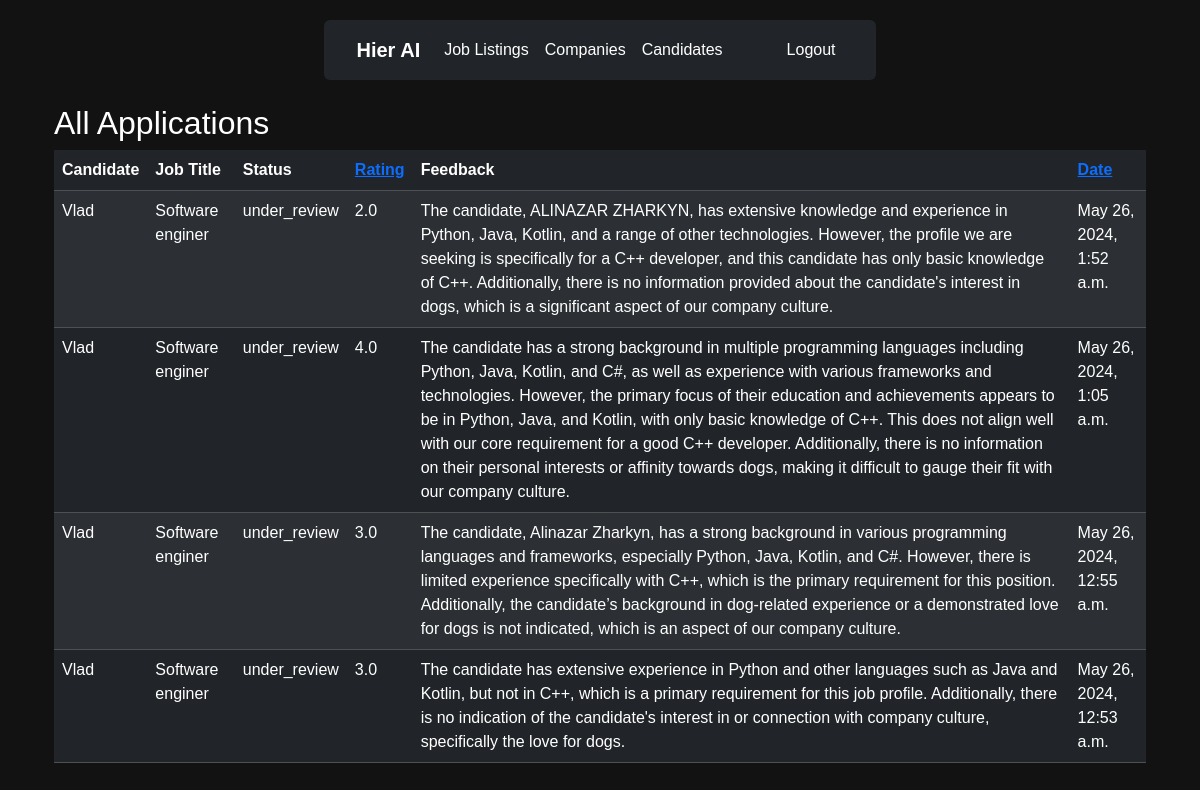
/company/applications/ (signed in), run on the app's committed database.
### main/models.py (models this page shows, shortened)
class Application(models.Model):
    candidate = models.ForeignKey(Candidate, on_delete=models.CASCADE)
    job_posting = models.ForeignKey(JobPosting, on_delete=models.CASCADE, related_name='applications')
    status = models.CharField(max_length=50, choices=[
        ('applied', 'Applied'),
        ('under_review', 'Under Review'),
        ('interview', 'Interview'),
        ('rejected', 'Rejected'),
        ('hired', 'Hired')
    ])
    rating = models.FloatField(default=0.0)  # Оценка кандидата
    feedback = models.TextField(blank=True)  # Обратная связь для HR о кандидате.
    created_at = models.DateTimeField(auto_now_add=True)
    updated_at = models.DateTimeField(auto_now=True)

class Candidate(models.Model):
    user = models.OneToOneField(CustomUser, on_delete=models.CASCADE)  # Свя
    resume = models.FileField(upload_to='resumes/')
    applied_jobs = models.ManyToManyField(JobPosting, through='Application')
    created_at = models.DateTimeField(auto_now_add=True)
    updated_at = models.DateTimeField(auto_now=True)

class CustomUser(models.Model):
    user = models.OneToOneField(User, on_delete=models.CASCADE, related_name='custom_user')
    ROLE_CHOICES = [
        ('candidate', 'Candidate'),
        ('company', 'Company'),
    ]
    role = models.CharField(max_length=10, choices=ROLE_CHOICES, default='candidate')
    is_company = models.BooleanField(default=False)
    def is_company(self):
        return self.role == 'company'

class JobPosting(models.Model):
    company = models.ForeignKey(Company, on_delete=models.CASCADE, related_name='job_postings')
    title = models.CharField(max_length=255)
    description = models.TextField()
    created_at = models.DateTimeField(auto_now_add=True)
    updated_at = models.DateTimeField(auto_now=True)

### main/views.py (the view)
# urls.py: path('company/applications/', CompanyApplicationsListView.as_view(), name='company-applications-list'),
class CompanyApplicationsListView(LoginRequiredMixin, UserPassesTestMixin, ListView):
    model = Application
    template_name = 'main/company_applications_list.html'
    context_object_name = 'applications_list'
    def test_func(self):
        return self.request.user.custom_user.is_company()
    def get_queryset(self):
        company = get_object_or_404(Company, user=self.request.user.custom_user)
        queryset = Application.objects.filter(job_posting__company=company)
        sort_by = self.request.GET.get('sort', 'created_at')
        if sort_by == 'rating':
            queryset = queryset.order_by('-rating')
        else:
            queryset = queryset.order_by('-created_at')
        return queryset

### main/templates/main/company_applications_list.html (shortened to what this page needs)
{% extends 'layouts/navbar.html' %}
{% load bootstrap5 %}
{% block content %}
  <div class="container mt-4">
    <h2>All Applications</h2>
    <table class="table table-dark table-striped">
      <thead>
        <tr>
          <th scope="col">Candidate</th>
          <th scope="col">Job Title</th>
          <th scope="col">Status</th>
          <th scope="col">
            <a href="?sort=rating">Rating</a>
          </th>
          <th scope="col">Feedback</th>
          <th scope="col">
            <a href="?sort=created_at">Date</a>
          </th>
        </tr>
      </thead>
      <tbody>
        {% for application in applications_list %}
          <tr>
            <td>{{ application.candidate.user.user.username }}</td>
            <td>{{ application.job_posting.title }}</td>
            <td>{{ application.status }}</td>
            <td>{{ application.rating }}</td>
            <td>{{ application.feedback }}</td>
            <td>{{ application.created_at }}</td>
          </tr>
        {% empty %}
          <tr>
            <td colspan="6">No applications available.</td>
          </tr>
        {% endfor %}
      </tbody>
    </table>
  </div>
{% endblock %}

### static/css/styles.css (style rules this page uses)
body { font-family: Arial, sans-serif; }
h1, h2, h3, h4, h5, h6 { color: #fff; }

### main/templates/layouts/navbar.html (style rules this page uses)
body { background-color: #121212; color: #ffffff; font-family: Arial, sans-serif; text-align: center; }
.container { text-align: left; }

### data on the page
Application: candidate.user.user.username "Vlad", job_posting "Software enginer", status "under_review", rating "2.0", feedback "The candidate, ALINAZAR ZHARKYN, has extensive knowledge and experience in Python, Java, Kotlin, and a range of other technologies. However, the profile we are seeking is specifically for a C++ developer, and this candidate has only basic knowledge of C++. Additionally, there is no information provided about the candidate's interest in dogs, which is a significant aspect of our company culture.", created_at "May 26, 2024, 1:52 a.m."
Application: candidate.user.user.username "Vlad", job_posting "Software enginer", status "under_review", rating "4.0", feedback "The candidate has a strong background in multiple programming languages including Python, Java, Kotlin, and C#, as well as experience with various frameworks and technologies. However, the primary focus of their education and achievements appears to be in Python, Java, and Kotlin, with only basic knowledge of C++. This does not align well with our core requirement for a good C++ developer. Additionally, there is no information on their personal interests or affinity towards dogs, making it difficult to gauge their fit with our company culture.", created_at "May 26, 2024, 1:05 a.m."
Application: candidate.user.user.username "Vlad", job_posting "Software enginer", status "under_review", rating "3.0", feedback "The candidate, Alinazar Zharkyn, has a strong background in various programming languages and frameworks, especially Python, Java, Kotlin, and C#. However, there is limited experience specifically with C++, which is the primary requirement for this position. Additionally, the candidate’s background in dog-related experience or a demonstrated love for dogs is not indicated, which is an aspect of our company culture.", created_at "May 26, 2024, 12:55 a.m."
Application: candidate.user.user.username "Vlad", job_posting "Software enginer", status "under_review", rating "3.0", feedback "The candidate has extensive experience in Python and other languages such as Java and Kotlin, but not in C++, which is a primary requirement for this job profile. Additionally, there is no indication of the candidate's interest in or connection with company culture, specifically the love for dogs.", created_at "May 26, 2024, 12:53 a.m."
